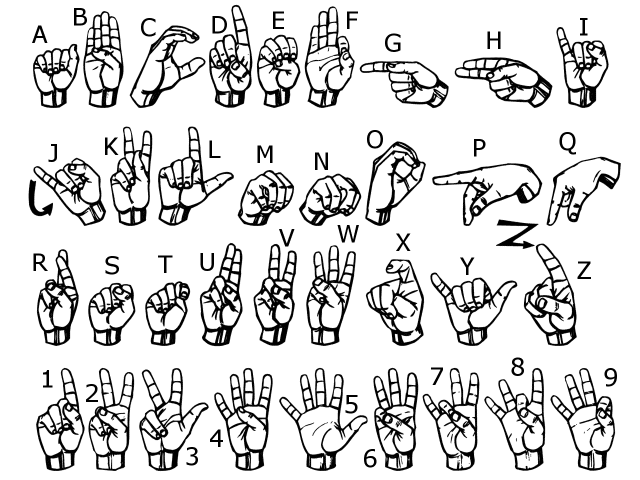
#> input picture reference.png, 1280 x 960 px (shown at 1/2 size)
$ python resize.py
#> lines starting #> are read from the running program, lines starting #| are printed output that depends on the picture
#> in main, image is the input picture: shape (960, 1280, 3); min 0, max 255, mean 217.7
import math
import numpy as np
import cv2 #openCV

SIDE_LENGTH = 500

def fix_to_ratio(image):
    # Get dimensions of image
    width = image.shape[1]
#> width = 1280
    height = image.shape[0]
#> height = 960
    colored = False
    try:
        if image.shape[2]:
            colored = True
    except:
        colored = False

    # Take the larger side length and make image into square shape
    # by adding additional black space
    if height > width:
        if colored:
            background = np.zeros((height, height, 3), dtype=np.uint8)
        else:
            background = np.zeros((height, height), dtype=np.uint8)
        gap = (height - width) / 2
        background[:, math.floor(gap):-math.ceil(gap)] = image
    elif height < width:
        if colored:
            background = np.zeros((width, width, 3), dtype=np.uint8)
        else:
            background = np.zeros((width, width), dtype=np.uint8)
        gap = (width - height) / 2
#> gap = 160
        background[math.floor(gap):-math.ceil(gap), :] = image
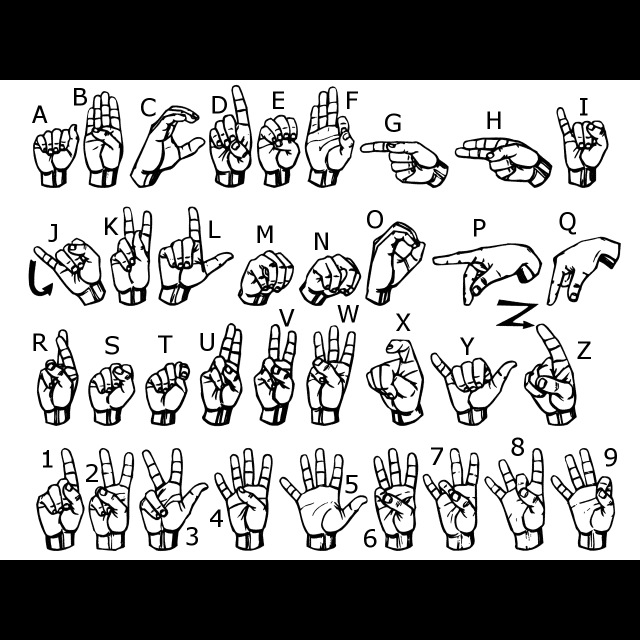
#> background: shape (1280, 1280, 3) (shown at 1/2 size); min 0, max 255, mean 163.3
    else:
        background = image.copy()

    return background

def normalize_image_size(image):
    # Add black space to image until ratio is met
    image = fix_to_ratio(image)

    # Resize image
    resized = cv2.resize(image, (SIDE_LENGTH, SIDE_LENGTH), interpolation=cv2.INTER_AREA)
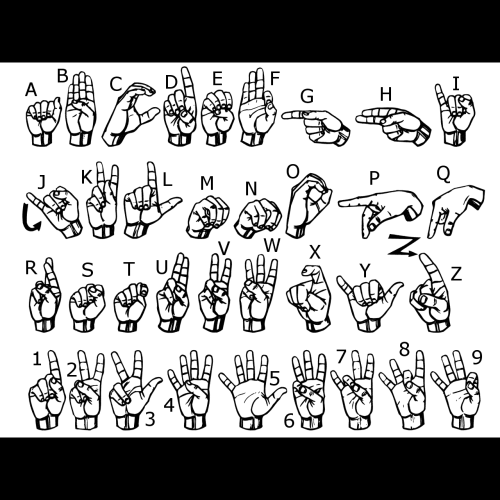
#> resized: shape (500, 500, 3); min 0, max 255, mean 163.3

    # Return resized image
    return resized

def main():
    # For testing purposes
    image = cv2.imread("reference.png")
    image = normalize_image_size(image)

    cv2.imshow("Result", image)
    cv2.waitKey(0)
    cv2.destroyAllWindows()

#run main
if __name__ == "__main__":
    main()
